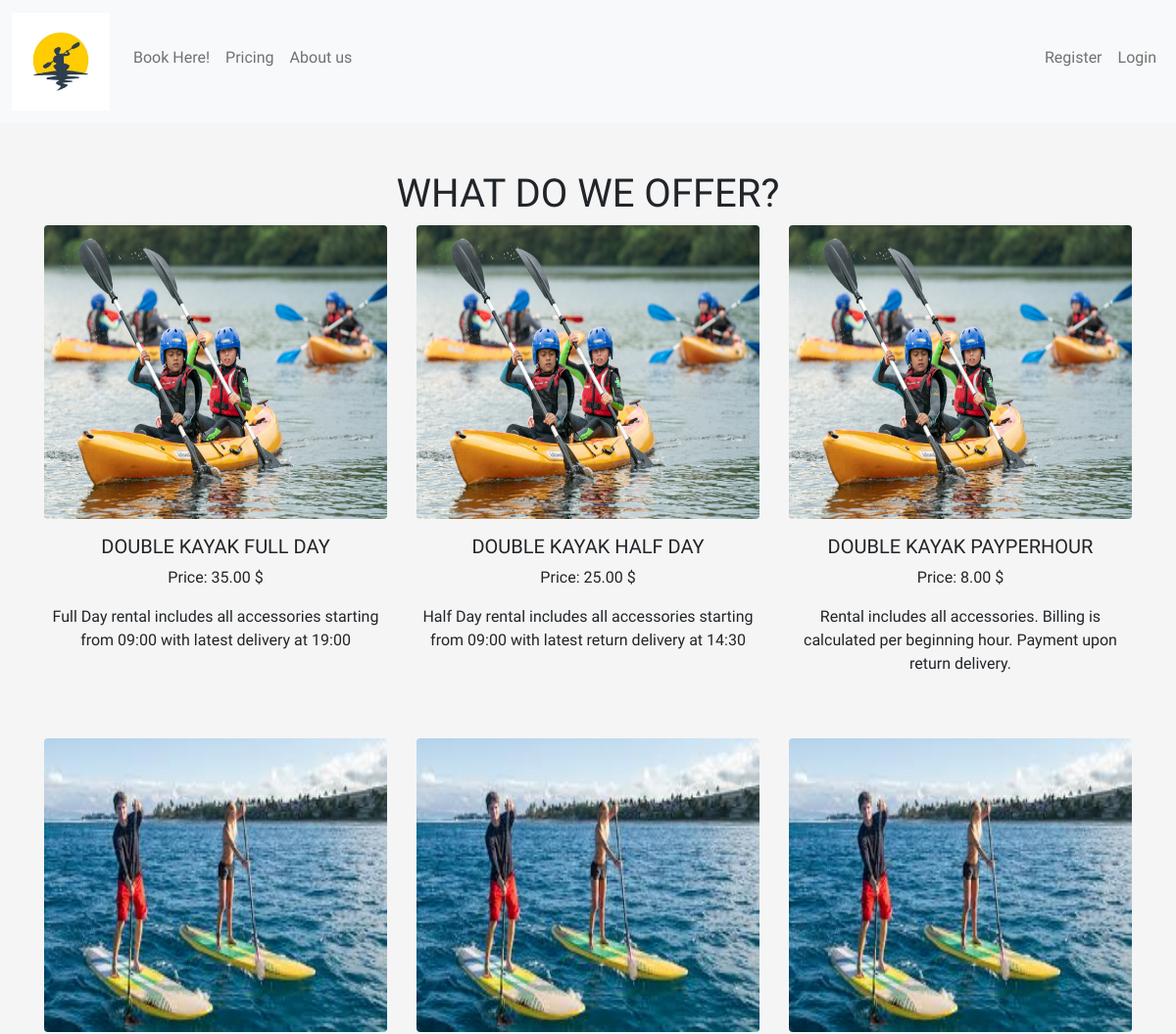
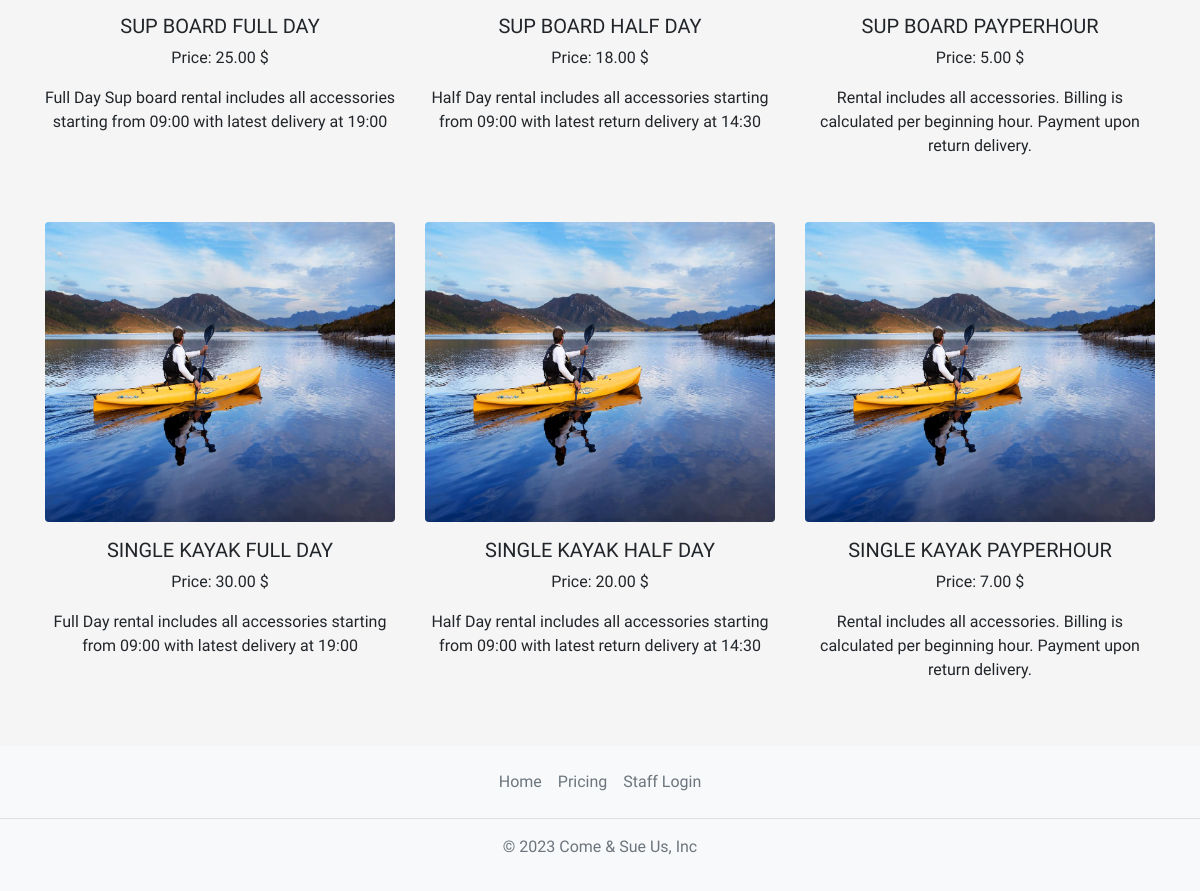
The page /pricing/ on the database its author committed (2 pictures, top to bottom).
### home/models.py (models this page shows, shortened)
class Variant(models.Model):
    name = models.CharField(max_length=100)
    description = models.TextField()
    image = models.ImageField(upload_to='variants_images/')
    price = models.DecimalField(max_digits=5, decimal_places=2)

### home/views.py (the view)
# urls.py: path('pricing/', Pricing.as_view(), name='pricing'),
class Pricing(View):
    def get(self, request, *args, **kwargs):
        variant_items = Variant.objects.all()
        context = {
            'variant_items': variant_items
        }
        return render(request, 'home/pricing.html', context)

### home/templates/home/pricing.html
{% extends 'base.html' %}
{% block content %}
<div class="container">
    <div class="row justify-content-center mt-5">
        <div class="col-md-6 col-sm-12 text-center">
            <h1>What do we offer?</h1>
        </div>
    </div>
    <div class="row justify-content-center">
        {% for item in variant_items %}
        <div class="col-md-4 col-sm-12 text-center mb-5">
            <img class="rounded" src="{{ item.image.url }}" width="350" height="300">
            <h5 class="mt-3">{{ item.name }}</h5>
            <p>Price: {{ item.price }} $</p>
            <p>{{ item.description }}</p>
        </div>
        {% endfor %}
    </div>
</div>
{% endblock content %}

### static/css/style.css (style rules this page uses)
html, body { height: calc(100vh - 100px); font-family: 'Days One', sans-serif; font-family: 'Kdam Thmor Pro', sans-serif; }
body { display: flex; flex-direction: column; position: relative; margin: 0; padding-bottom: 6rem; }
h1, h2, h3, h4, h5, h6 { text-transform: uppercase; }

### rows shown on the page
Variant: image (picture), name "DOUBLE KAYAK FULL DAY", price "35.00", description "Full Day rental includes all accessories starting from 09:00 with latest delivery at 19:00"
Variant: image (picture), name "DOUBLE KAYAK HALF DAY", price "25.00", description "Half Day rental includes all accessories starting from 09:00 with latest return delivery at 14:30"
Variant: image (picture), name "DOUBLE KAYAK PAYPERHOUR", price "8.00", description "Rental includes all accessories. Billing is calculated per beginning hour. Payment upon return delivery."
Variant: image (picture), name "SUP BOARD FULL DAY", price "25.00", description "Full Day Sup board rental includes all accessories starting from 09:00 with latest delivery at 19:00"
Variant: image (picture), name "SUP BOARD HALF DAY", price "18.00", description "Half Day rental includes all accessories starting from 09:00 with latest return delivery at 14:30"
Variant: image (picture), name "SUP BOARD PAYPERHOUR", price "5.00", description "Rental includes all accessories. Billing is calculated per beginning hour. Payment upon return delivery."
Variant: image (picture), name "SINGLE KAYAK FULL DAY", price "30.00", description "Full Day rental includes all accessories starting from 09:00 with latest delivery at 19:00"
Variant: image (picture), name "SINGLE KAYAK HALF DAY", price "20.00", description "Half Day rental includes all accessories starting from 09:00 with latest return delivery at 14:30"
Variant: image (picture), name "SINGLE KAYAK PAYPERHOUR", price "7.00", description "Rental includes all accessories. Billing is calculated per beginning hour. Payment upon return delivery."
